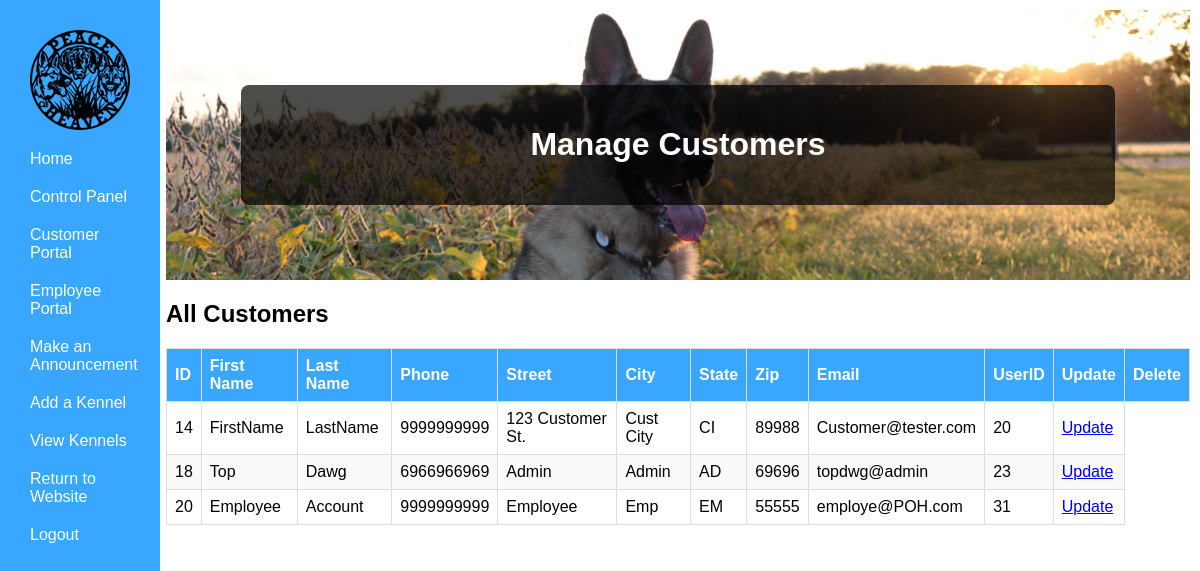
Screenshot of /php/AdminPortal/ManageCustomers.php (signed in) with the database file from the repository.
### tables this page shows
CREATE TABLE `customer` (
  `CustID` bigint(20) NOT NULL,
  `CustFirstName` varchar(100) NOT NULL,
  `CustLastName` varchar(100) NOT NULL,
  `CustPhone` varchar(20) NOT NULL,
  `CustAddress` varchar(100) NOT NULL,
  `CustCity` varchar(100) NOT NULL,
  `CustState` varchar(100) NOT NULL,
  `CustZip` varchar(100) NOT NULL,
  `AcctEmail` varchar(100) NOT NULL,
  `User_ID` bigint(20) NOT NULL
);

### php/UserHandling/classes/Config.php (called while the page is built)
<?php
class Config {
    public static function get($path = null) {
        if($path) {
            $config = $GLOBALS['config'];
            $path = explode('/',$path);
            foreach($path as $bit ) {
                if(isset($config[$bit])) {
                    $config = $config[$bit];
                } else {
                    return false;
                }
            }
            return $config;
        }
        return false;
    }
}

### php/UserHandling/classes/DB.php (called while the page is built, shortened)
<?php
class DB {
    private static $_instance = null;
    private $_pdo,
            $_query,
            $_lastQuery,
            $_error = false,
            $_results,
            $_count = 0;
    private function __construct() {
        try {
            $this->_pdo = new PDO('mysql:host=' . Config::get('mysql/host') . ';dbname=' . Config::get('mysql/db'),Config::get('mysql/username'), Config::get('mysql/password'));
        } catch (PDOException $e) {
            die($e->getMessage());
        }
    }
    public static function getInstance() {
        if(!isset(self::$_instance)) {
            self::$_instance = new DB();
        }
        return self::$_instance;
    }
    public function query($sql, $params = array()) {
        $this->_error = false;
        if($this->_query = $this->_pdo->prepare($sql)) {
            $x=1;
            if(count($params)) {
                foreach($params as $param) {
                    $this->_query->bindValue($x, $param);
                    $x++;
                }
            }
            if($this->_query->execute()) {
                $this->_results = $this->_query->fetchAll(PDO::FETCH_OBJ);
                $this->_count = $this->_query->rowCount();
            } else {
                $this->_error = true;
            }
        }
        return $this;
    }
    public function get($table, $where) {
        return $this->action('SELECT *', $table, $where);
    }
    public function results() {
        return $this->_results;
    }
    public function first() {
        return $this->results()[0];
    }
    private function action ($action, $table, $where = array()) {
        if(count($where) === 3) {
            $operators = array('=','>','<','<=','>=');
            $field      = $where[0];
            $operator   = $where[1];
            $value      = $where[2];
            if (in_array($operator, $operators)) {
                $sql = "{$action} FROM {$table} WHERE {$field} {$operator} ?";
                if(!$this->query($sql,array($value))->error()) {
                    return $this;
                }
            }
        }
        return false;
    }
    public function count() {
        return $this->_count;
    }
    public function error() {
        return $this->_error;
    }
}

### php/UserHandling/classes/User.php (called while the page is built, shortened)
<?php
class User {
    private $_db,
            $_data,
            $_sessionName,
            $_cookieName,
            $_isLoggedIn;
    public function __construct($user = null) {
        $this->_db = DB::getInstance();
        $this->_sessionName = Config::get('session/session_name');
        if(!$user) {
            if(Session::exists($this->_sessionName)) {
                $user = Session::get($this->_sessionName);
                if($this->find($user)) {
                    $this->_isLoggedIn = true;
                } else {
                }
            }
        } else {
            $this->find($user);
        }
    }
    public function find($user = null) {
        if($user) {
            $field = (is_numeric($user)) ? 'id' : 'username';
            $data = $this->_db->get('users', array($field, '=', $user));
            if($data->count() > 0) {
                $this->_data = $data->first();
                return true;
            }
        }
        return false;
    }
    public function data() {
        return $this->_data;
    }
    public function isLoggedIn() {
        return $this->_isLoggedIn;
    }
}

### php/UserHandling/classes/Session.php (called while the page is built, shortened)
<?php
class Session {
    public static function exists($name) {
        return (isset($_SESSION[$name])) ? true : false;
    }
    public static function get($name) {
        return $_SESSION[$name];
    }
}

### php/UserHandling/classes/Customer.php (called while the page is built, shortened)
<?php
class Customer {
    private $_db,
            $_customerData,
            $_sessionName;
    public function __construct() {
        $this->_db = DB::getInstance();
    }
    public function getCustomerData() {
        return $this->_customerData;
    }
    public function getAllCustomers() {
        $data = $this->_db->get('customer', array('1', '=', '1'));
        if($data->count() > 0) {
            $this->_customerData = $data->results();
            return true;
        }
        return false;
    }
}

### php/AdminPortal/ManageCustomers.php (the view, shortened to what this page needs)
<?php
    $user = new User();
    if($user->isLoggedIn()) {
    if($user->data()->group == 3) {
        include("../AdminPortal/AdminNavBar.php");
    }
?>
<!DOCTYPE html>
<html>
<head>
    <link rel="stylesheet" href="/PeaceOfHeavenWebPage/css/AdminHome.css">
</head>
<body>
    <div class=content>
        <div class="header">
            <div class="welcome-box">
            <h1>Manage Customers</h1>
            </div>
        </div>
        <h2>All Customers</h2>
        <table>
            <thead>
            <tr>
                <th>ID</th>
                <th>First Name</th>
                <th>Last Name</th>
                <th>Phone</th>
                <th>Street</th>
                <th>City</th>
                <th>State</th>
                <th>Zip</th>
                <th>Email</th>
                <th>UserID</th>
                <th>Update</th>
                <th>Delete</th>
            </tr>
            </thead>
            <tbody>
            <?php
                $customer = new Customer();
                $customer->getAllCustomers();
                $allCustomers = $customer->getCustomerData();
                if(!empty($allCustomers)){
                    foreach ($allCustomers as $customer){
                        echo '<tr>';
                        echo '<td>' . $customer->CustID . '</td>';
                        echo '<td>' . $customer->CustFirstName . '</td>';
                        echo '<td>' . $customer->CustLastName . '</td>';
                        echo '<td>' . $customer->CustPhone .'</td>';
                        echo '<td>' . $customer->CustAddress . '</td>';
                        echo '<td>' . $customer->CustCity . '</td>';
                        echo '<td>' . $customer->CustState . '</td>';
                        echo '<td>' . $customer->CustZip . '</td>';
                        echo '<td>' . $customer->AcctEmail . '</td>';
                        echo '<td>' . $customer->User_ID . '</td>';
                        echo '<td>'
                            . '<p><a href="UpdateCustomer.php?CustID='
                            . urlencode($customer->CustID) .'">Update</a></p>'.
                            '</td>';
                        echo '</tr>';
                    }
                }
            ?>
            </tbody>
        </table>
        <br><br>
</div>
</body>
</html>
<?php
}else{Redirect::to('../UserHandling/login.php');} ?>

### css/CredNavBar.css (style rules this page uses)
body { margin: 0; padding: 0; font-family: Arial, sans-serif; }
.content { margin-left: 75%; padding: 20px; }

### css/AdminHome.css (style rules this page uses)
.content { margin-left: 13%; padding: 10px; }
body { font-family: 'Arial', sans-serif; }
.header { background-image: url('/PeaceOfHeavenWebPage/Img/Sunflower-Dog.jpg'); background-size: cover; background-position: 80% 20%; color: #fff; text-align: center; padding: 75px; }
.welcome-box { background-color: rgba(0, 0, 0, 0.7); padding: 20px; border-radius: 8px; }
table { width: 100%; border-collapse: collapse; margin-top: 20px; }
thead { background-color: #39A7FF; color: white; }
th, td { border: 1px solid #dddddd; text-align: left; padding: 8px; }
tr:nth-child(even) { background-color: #f9f9f9; }

### rows the page displays
customer: CustID "14", CustFirstName "FirstName", CustLastName "LastName", CustPhone "9999999999", CustAddress "123 Customer St.", CustCity "Cust City", CustState "CI", CustZip "89988", AcctEmail "Customer@tester.com", User_ID "20"
customer: CustID "18", CustFirstName "Top", CustLastName "Dawg", CustPhone "6966966969", CustAddress "Admin", CustCity "Admin", CustState "AD", CustZip "69696", AcctEmail "topdwg@admin", User_ID "23"
customer: CustID "20", CustFirstName "Employee", CustLastName "Account", CustPhone "9999999999", CustAddress "Employee", CustCity "Emp", CustState "EM", CustZip "55555", AcctEmail "employe@POH.com", User_ID "31"
